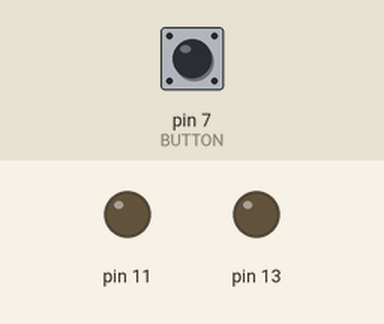
A sketch run on a simulated Arduino Uno, built with avr-gcc and run on an emulated ATmega328P. Parts: output pins drawn as LEDs (lit = HIGH). Inputs (shaded band) come from the test bench; at power-on: pin 7 (BUTTON) LOW.

Above: at 1.2 s.
1.3 s: pin 7 (BUTTON) pulled HIGH for 0.15 s
At 2.0 s:
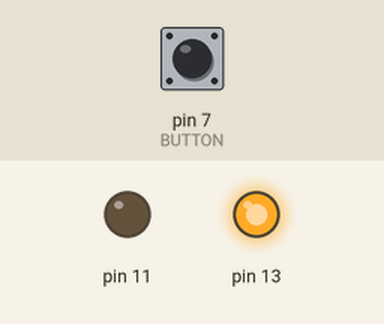
2.9 s: pin 7 (BUTTON) pulled HIGH for 1 s
At 3.2 s:
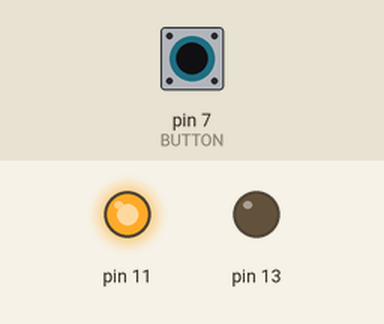
5.4 s: pin 7 (BUTTON) pulled HIGH for 0.15 s
At 6.3 s:
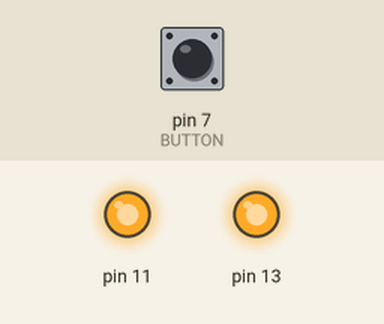
7.0 s: pin 7 (BUTTON) pulled HIGH for 3.2 s
At 7.6 s:
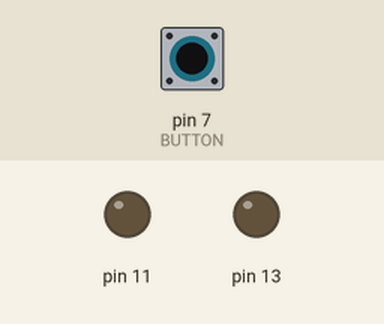
Timing chart, 0 to 10.0 s (numbered marks = the images above; inputs shaded):
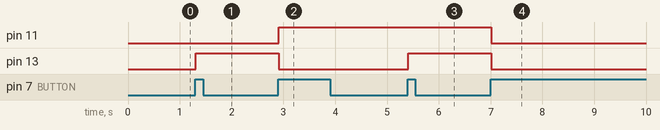

The sketch:

LEDwithButton.ino
```cpp
// Turn on and off LED with button.
const int RedLED = 13;
const int GreenLED = 11;
const int BUTTON = 7;

static int buttonState = LOW;
static int beforeButtonState = LOW;
static int LEDState = 0;  // 0: off, 1: Red, 2: Green, 3: Both

void updateLEDState()
{
  buttonState = digitalRead(BUTTON);
  if(buttonState == HIGH) {
    if(beforeButtonState == LOW) {
      LEDState++;  // switch LED.
      if(LEDState > 3) {
        LEDState = 0;
      }
      beforeButtonState = HIGH;
      delay(10);  //debouncing;
    }
  }
  beforeButtonState = buttonState;
}


void setup()
{
  initialize(RedLED);
  initialize(GreenLED);
  pinMode(BUTTON, INPUT);
}

void loop()
{
  updateLEDState();
  switch(LEDState) {
    case 0:
      turnOffLED(RedLED);
      turnOffLED(GreenLED);
      break;

    case 1:
      turnOnLED(RedLED);
      turnOffLED(GreenLED);
      break;

    case 2:
      turnOffLED(RedLED);
      turnOnLED(GreenLED);
      break;

    case 3:
      turnOnLED(RedLED);
      turnOnLED(GreenLED);
      break;
  }
}
```

LED.ino
```cpp
// Operation of LED.

void initialize(int pin) {
  pinMode(pin, OUTPUT);
}

void turnOnLED(int pin)
{
  digitalWrite(pin, HIGH);
}

void turnOffLED(int pin)
{
  digitalWrite(pin, LOW);
}
```

Measured:
- after the input at 1.3 s, pin 13: LOW → HIGH at once
- after the input at 2.9 s, pin 11: LOW → HIGH at once; pin 13: HIGH → LOW at once
- after the input at 5.4 s, pin 13: LOW → HIGH at once
- after the input at 7.0 s, pin 11, pin 13: HIGH → LOW at once
